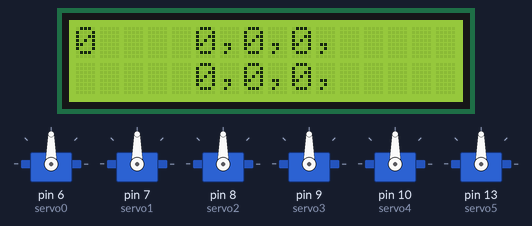
Recording of a sketch running on a simulated Arduino Uno, built with avr-gcc and run on an emulated ATmega328P. On the bench: 16×2 character LCD, 6 × servo.

Above: at 0.1 s.
At 6.1 s:
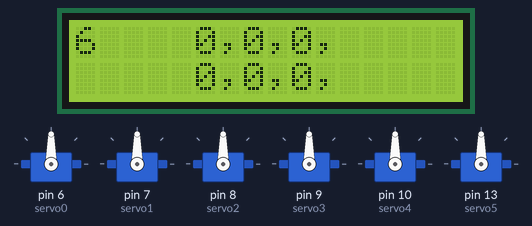
At 12.1 s:
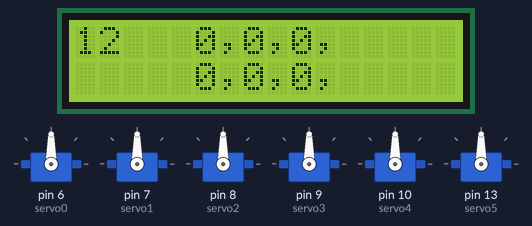
At 18.1 s:
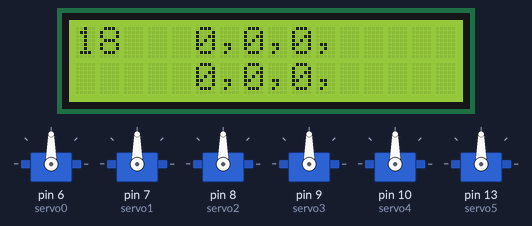
At 27.1 s:
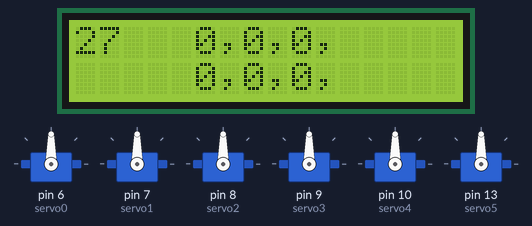
At 37.1 s:
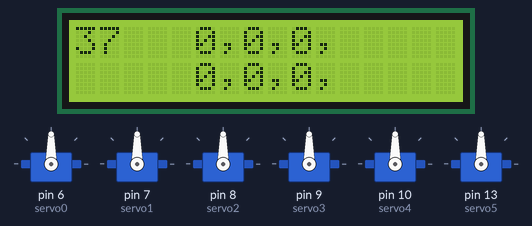

Measured:
- what the display in image 1 shows lasts 1.1 s, from 6.0 s to 7.1 s
- what the display in image 2 shows lasts 1.1 s, from 12.0 s to 13.1 s

The sketch:

SerialToServo0202.ino
```cpp
// http://enajet.air-nifty.com/blog/2012/01/arduino-proce-1.html
#include <LiquidCrystal.h>
#include<Servo.h>
LiquidCrystal lcd(12, 11, 5, 4, 3, 2);
Servo servo0;
int target0 = 0;
int current0 = 0;
Servo servo1;
int target1 = 0;
int current1 = 0;
Servo servo2;
int target2 = 0;
int current2 = 0;
Servo servo3;
int target3 = 0;
int current3 = 0;
Servo servo4;
int target4 = 0;
int current4 = 0;
Servo servo5;
int target5 = 0;
int current5 = 0;

String serialRead;

void setup() {
  lcd.begin(16, 2);
  // 115200Baudで通信します。
  Serial.begin(115200);
  //Serial.begin(38400);
  servo0.attach(6);
  servo1.attach(7);
  servo2.attach(8);
  servo3.attach(9);
  servo4.attach(10);
  servo5.attach(13);
}

void loop() {
  lcd.clear();
  lcd.print(millis()/1000);

  // シリアル受信した文字列がある場合は
  // LCDの書き込み開始位置を二行目に指定します。
  if(Serial.available() > -1){
    lcd.setCursor(0, 1);
  }

  setSerialRead2Position();

  lcd.setCursor(5, 0);
  moveServo(servo0,target0,current0);
  moveServo(servo1,target1,current1);
  moveServo(servo2,target2,current2);
  lcd.setCursor(5, 1);
  moveServo(servo3,target3,current3);
  moveServo(servo4,target4,current4);
  moveServo(servo5,target5,current5);

  delay(100);
}

void setSerialRead2Position(){
  // シリアル受信した文字列がある間は繰り返し処理をします。
  serialRead = "";
  while (Serial.available()) {
    serialRead +=char(Serial.read());
  }

  if(serialRead.indexOf("\n")+1 == serialRead.length()){
    strPerser(serialRead);
  }
}

void strPerser(String str){
  if(str.length() < 3){
    return;
  }

  String s;
  str.concat(",");

  while (str.indexOf(",") > 3) {
    s = str.substring(0, str.indexOf(","));
    keyToServo(s);
    str.replace(s + ",", "");
  }

}

void keyToServo(String& key){
    if(key.startsWith("0rh:")){
      target0 = String(key.substring(key.indexOf(':') + 1)).toInt();
    }else if(key.startsWith("0bd:")){
      target1 = String(key.substring(key.indexOf(':') + 1)).toInt();
    }else if(key.startsWith("0lh:")){
      target2 = String(key.substring(key.indexOf(':') + 1)).toInt();
    }else if(key.startsWith("1rh:")){
      target3 = String(key.substring(key.indexOf(':') + 1)).toInt();
    }else if(key.startsWith("1bd:")){
      target4 = String(key.substring(key.indexOf(':') + 1)).toInt();
    }else if(key.startsWith("1lh:")){
      target5 = String(key.substring(key.indexOf(':') + 1)).toInt();
    }
}

void moveServo(Servo& servo, int& target, int& current){
  if(target == current){
    lcd.print(current);
    lcd.print(",");
    return;
  }else if(target == current+1){
    current = target;
  }else{
    current = (current+target)*0.5;
  }
  servo.write(current);
  lcd.print(current);
  lcd.print(",");
}
```
